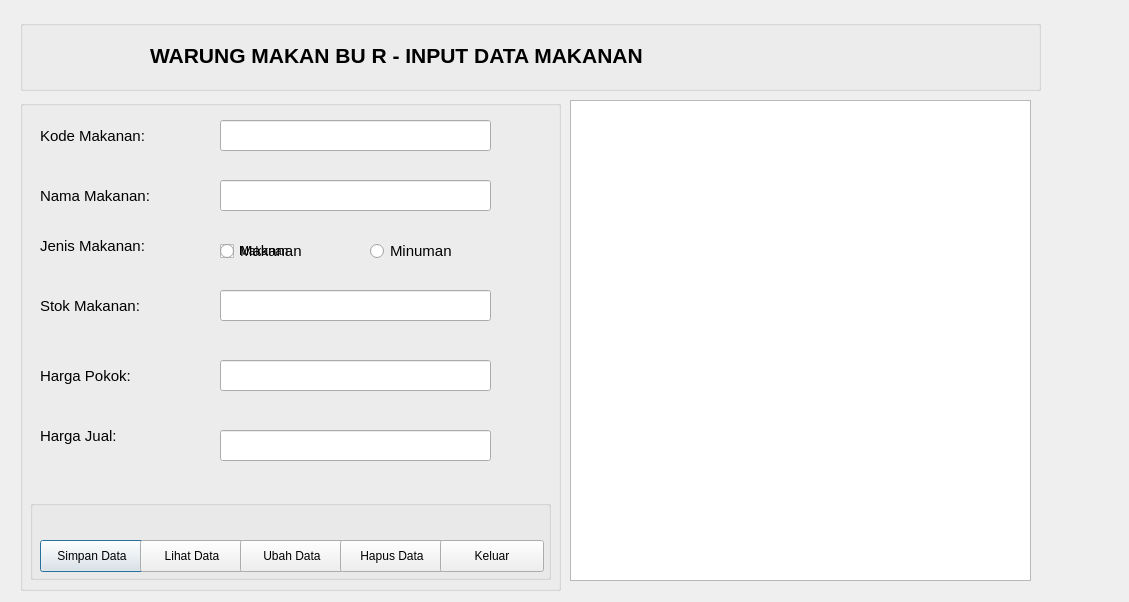
<?xml version="1.0" encoding="UTF-8"?>
<ui version="4.0">
 <class>Dialog</class>
 <widget class="QDialog" name="Dialog">
  <property name="geometry">
   <rect>
    <x>0</x>
    <y>0</y>
    <width>1129</width>
    <height>602</height>
   </rect>
  </property>
  <property name="windowTitle">
   <string>Dialog</string>
  </property>
  <widget class="QGroupBox" name="groupBox">
   <property name="geometry">
    <rect>
     <x>20</x>
     <y>20</y>
     <width>1021</width>
     <height>71</height>
    </rect>
   </property>
   <property name="title">
    <string/>
   </property>
   <widget class="QLabel" name="label">
    <property name="geometry">
     <rect>
      <x>130</x>
      <y>20</y>
      <width>741</width>
      <height>31</height>
     </rect>
    </property>
    <property name="font">
     <font>
      <pointsize>16</pointsize>
      <weight>75</weight>
      <bold>true</bold>
     </font>
    </property>
    <property name="text">
     <string>WARUNG MAKAN BU R - INPUT DATA MAKANAN</string>
    </property>
   </widget>
  </widget>
  <widget class="QListView" name="listView">
   <property name="geometry">
    <rect>
     <x>570</x>
     <y>100</y>
     <width>461</width>
     <height>481</height>
    </rect>
   </property>
  </widget>
  <widget class="QGroupBox" name="groupBox_2">
   <property name="geometry">
    <rect>
     <x>20</x>
     <y>100</y>
     <width>541</width>
     <height>491</height>
    </rect>
   </property>
   <property name="title">
    <string/>
   </property>
   <widget class="QGroupBox" name="groupBox_3">
    <property name="geometry">
     <rect>
      <x>10</x>
      <y>400</y>
      <width>521</width>
      <height>80</height>
     </rect>
    </property>
    <property name="title">
     <string/>
    </property>
    <widget class="QPushButton" name="pushButton">
     <property name="geometry">
      <rect>
       <x>10</x>
       <y>40</y>
       <width>104</width>
       <height>32</height>
      </rect>
     </property>
     <property name="text">
      <string>Simpan Data</string>
     </property>
    </widget>
    <widget class="QPushButton" name="pushButton_2">
     <property name="geometry">
      <rect>
       <x>110</x>
       <y>40</y>
       <width>104</width>
       <height>32</height>
      </rect>
     </property>
     <property name="text">
      <string>Lihat Data</string>
     </property>
    </widget>
    <widget class="QPushButton" name="pushButton_3">
     <property name="geometry">
      <rect>
       <x>210</x>
       <y>40</y>
       <width>104</width>
       <height>32</height>
      </rect>
     </property>
     <property name="text">
      <string>Ubah Data</string>
     </property>
    </widget>
    <widget class="QPushButton" name="pushButton_4">
     <property name="geometry">
      <rect>
       <x>310</x>
       <y>40</y>
       <width>104</width>
       <height>32</height>
      </rect>
     </property>
     <property name="text">
      <string>Hapus Data</string>
     </property>
    </widget>
    <widget class="QPushButton" name="pushButton_5">
     <property name="geometry">
      <rect>
       <x>410</x>
       <y>40</y>
       <width>104</width>
       <height>32</height>
      </rect>
     </property>
     <property name="text">
      <string>Keluar</string>
     </property>
    </widget>
   </widget>
   <widget class="QLabel" name="label_2">
    <property name="geometry">
     <rect>
      <x>20</x>
      <y>20</y>
      <width>161</width>
      <height>31</height>
     </rect>
    </property>
    <property name="font">
     <font>
      <pointsize>11</pointsize>
     </font>
    </property>
    <property name="text">
     <string>Kode Makanan:</string>
    </property>
   </widget>
   <widget class="QLabel" name="label_3">
    <property name="geometry">
     <rect>
      <x>20</x>
      <y>80</y>
      <width>161</width>
      <height>31</height>
     </rect>
    </property>
    <property name="font">
     <font>
      <pointsize>11</pointsize>
     </font>
    </property>
    <property name="text">
     <string>Nama Makanan:</string>
    </property>
   </widget>
   <widget class="QLabel" name="label_4">
    <property name="geometry">
     <rect>
      <x>20</x>
      <y>130</y>
      <width>151</width>
      <height>31</height>
     </rect>
    </property>
    <property name="font">
     <font>
      <pointsize>11</pointsize>
     </font>
    </property>
    <property name="text">
     <string>Jenis Makanan:</string>
    </property>
   </widget>
   <widget class="QLabel" name="label_5">
    <property name="geometry">
     <rect>
      <x>20</x>
      <y>190</y>
      <width>141</width>
      <height>31</height>
     </rect>
    </property>
    <property name="font">
     <font>
      <pointsize>11</pointsize>
     </font>
    </property>
    <property name="text">
     <string>Stok Makanan:</string>
    </property>
   </widget>
   <widget class="QLabel" name="label_6">
    <property name="geometry">
     <rect>
      <x>20</x>
      <y>260</y>
      <width>151</width>
      <height>31</height>
     </rect>
    </property>
    <property name="font">
     <font>
      <pointsize>11</pointsize>
     </font>
    </property>
    <property name="text">
     <string>Harga Pokok:</string>
    </property>
   </widget>
   <widget class="QLabel" name="label_7">
    <property name="geometry">
     <rect>
      <x>20</x>
      <y>320</y>
      <width>121</width>
      <height>31</height>
     </rect>
    </property>
    <property name="font">
     <font>
      <pointsize>11</pointsize>
     </font>
    </property>
    <property name="text">
     <string>Harga Jual:</string>
    </property>
   </widget>
   <widget class="QLineEdit" name="lineEdit">
    <property name="geometry">
     <rect>
      <x>200</x>
      <y>20</y>
      <width>271</width>
      <height>31</height>
     </rect>
    </property>
   </widget>
   <widget class="QLineEdit" name="lineEdit_2">
    <property name="geometry">
     <rect>
      <x>200</x>
      <y>80</y>
      <width>271</width>
      <height>31</height>
     </rect>
    </property>
   </widget>
   <widget class="QLineEdit" name="lineEdit_3">
    <property name="geometry">
     <rect>
      <x>200</x>
      <y>190</y>
      <width>271</width>
      <height>31</height>
     </rect>
    </property>
   </widget>
   <widget class="QLineEdit" name="lineEdit_4">
    <property name="geometry">
     <rect>
      <x>200</x>
      <y>260</y>
      <width>271</width>
      <height>31</height>
     </rect>
    </property>
   </widget>
   <widget class="QLineEdit" name="lineEdit_5">
    <property name="geometry">
     <rect>
      <x>200</x>
      <y>330</y>
      <width>271</width>
      <height>31</height>
     </rect>
    </property>
   </widget>
   <widget class="QCheckBox" name="checkBox">
    <property name="geometry">
     <rect>
      <x>200</x>
      <y>140</y>
      <width>92</width>
      <height>22</height>
     </rect>
    </property>
    <property name="text">
     <string>Makanan</string>
    </property>
   </widget>
   <widget class="QRadioButton" name="radioButton">
    <property name="geometry">
     <rect>
      <x>200</x>
      <y>140</y>
      <width>111</width>
      <height>22</height>
     </rect>
    </property>
    <property name="font">
     <font>
      <pointsize>11</pointsize>
     </font>
    </property>
    <property name="text">
     <string>Makanan</string>
    </property>
   </widget>
   <widget class="QRadioButton" name="radioButton_2">
    <property name="geometry">
     <rect>
      <x>350</x>
      <y>140</y>
      <width>111</width>
      <height>22</height>
     </rect>
    </property>
    <property name="font">
     <font>
      <pointsize>11</pointsize>
     </font>
    </property>
    <property name="text">
     <string>Minuman</string>
    </property>
   </widget>
  </widget>
 </widget>
 <resources/>
 <connections/>
</ui>
